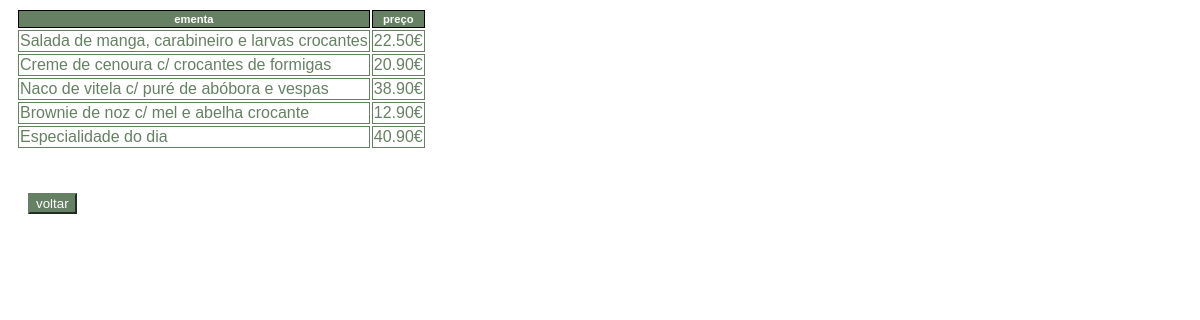
The page /php/menu_jantar.php on the database its author committed.
### tables this page shows
CREATE TABLE `menu_jantar` (
  `ementa` text NOT NULL,
  `preço` varchar(6) NOT NULL,
  `id` int(11) NOT NULL
);

### php/menu_jantar.php (the view, shortened to what this page needs)
<html>
    <head>
    </head>
</html>
<?php
include("connect.php");
$sql = "SELECT * FROM menu_jantar";
$result = $conn->query($sql);
if ($result->num_rows > 0) {
  echo "<table><tr><th>ementa</th><th>preço</th></tr>";
  while($row = $result->fetch_assoc()) {
    echo "<tr><td>".$row["ementa"]."</td><td>".$row["preço"] . "</td></tr>";
  }
  echo "</table> <br> <button onclick=document.location='../admin2.html'>voltar</button>";
} else {
  echo "Sem resultados";
}
?>

### php/menu_jantar.php (style rules this page uses)
table { margin: 8px; }
th { font-family: Arial, Helvetica, sans-serif; font-size: .7em; background: #658062; color: #FFF; padding: 2px 6px; border-collapse: separate; border: 1px solid #000; }
td { font-family: Arial, Helvetica, sans-serif; font-size: 1em; border: 1px solid; color: #658062; }
button { color: white; background-color: #658062; border-color: #658062; margin-left: 20px; margin-right: 20px; margin-top: 17px; }

### rows shown on the page
menu_jantar: ementa "Salada de manga, carabineiro e larvas crocantes", preço "22.50€"
menu_jantar: ementa "Creme de cenoura c/ crocantes de formigas", preço "20.90€"
menu_jantar: ementa "Naco de vitela c/ puré de abóbora e vespas", preço "38.90€"
menu_jantar: ementa "Brownie de noz c/ mel e abelha crocante", preço "12.90€"
menu_jantar: ementa "Especialidade do dia", preço "40.90€"
